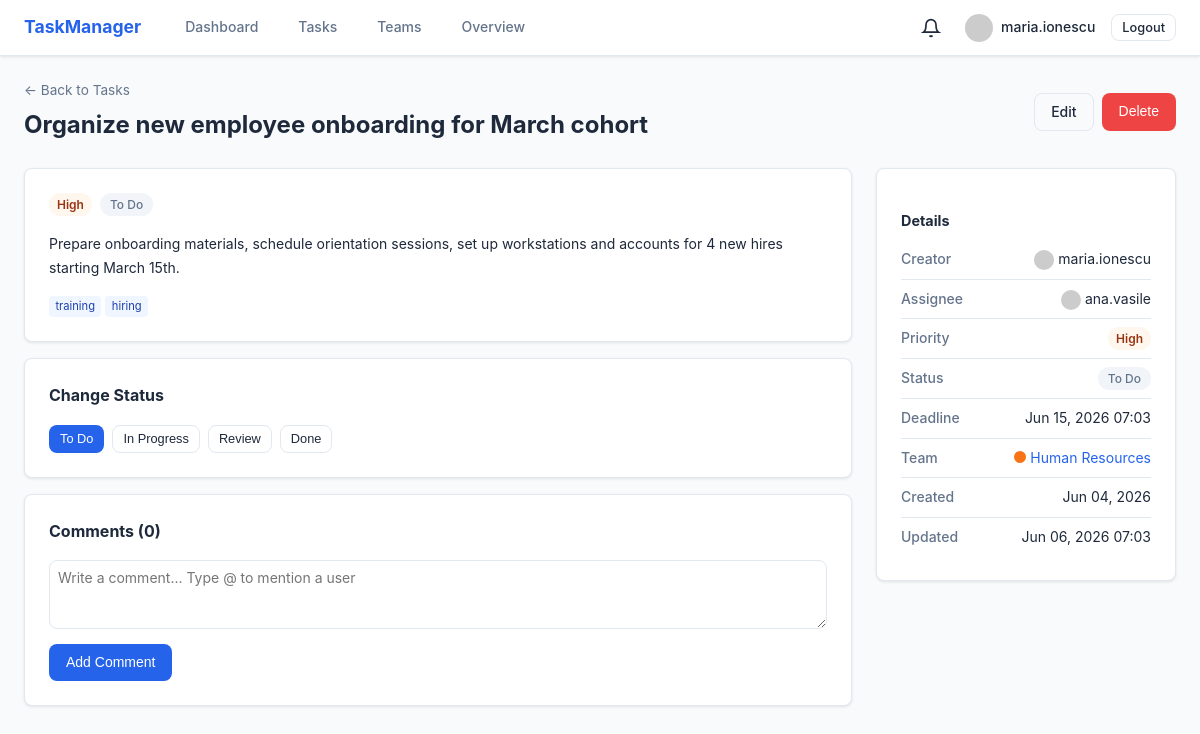
/tasks/2 (signed in), run on the app's committed database.
### models/user.py (models this page shows, shortened)
class User(UserMixin, db.Model):
    __tablename__ = 'users'
    id = db.Column(db.Integer, primary_key=True)
    username = db.Column(db.String(64), unique=True, nullable=False, index=True)
    email = db.Column(db.String(120), unique=True, nullable=False, index=True)
    password_hash = db.Column(db.String(128), nullable=False)
    full_name = db.Column(db.String(120), default='')
    job_title = db.Column(db.String(120), default='')
    department = db.Column(db.String(120), default='')
    bio = db.Column(db.Text, default='')
    role = db.Column(db.String(20), default='user')  # user, manager, admin
    is_active = db.Column(db.Boolean, default=True)
    notify_assignment = db.Column(db.Boolean, default=True)
    notify_comments = db.Column(db.Boolean, default=True)
    notify_deadlines = db.Column(db.Boolean, default=True)
    created_at = db.Column(db.DateTime, default=datetime.utcnow)
    last_seen = db.Column(db.DateTime, default=datetime.utcnow)
    tasks_created = db.relationship('Task', foreign_keys='Task.creator_id', backref='creator', lazy='dynamic')
    tasks_assigned = db.relationship('Task', foreign_keys='Task.assignee_id', backref='assignee', lazy='dynamic')
    comments = db.relationship('Comment', backref='author', lazy='dynamic')
    notifications = db.relationship('Notification', backref='user', lazy='dynamic')
    teams = db.relationship('Team', secondary=team_members, backref=db.backref('members', lazy='dynamic'))
    def gravatar(self, size=80):
        digest = hashlib.md5(self.email.lower().strip().encode()).hexdigest()
        return f'https://www.gravatar.com/avatar/{digest}?d=identicon&s={size}'
    @property
    def display_name(self):
        return self.full_name or self.username

### models/task.py (models this page shows, shortened)
class Task(db.Model):
    __tablename__ = 'tasks'
    id = db.Column(db.Integer, primary_key=True)
    title = db.Column(db.String(200), nullable=False)
    description = db.Column(db.Text, default='')
    priority = db.Column(db.String(20), default='medium')  # low, medium, high, critical
    status = db.Column(db.String(20), default='todo')  # todo, in_progress, review, done
    deadline = db.Column(db.DateTime, nullable=True)
    creator_id = db.Column(db.Integer, db.ForeignKey('users.id'), nullable=False)
    assignee_id = db.Column(db.Integer, db.ForeignKey('users.id'), nullable=True)
    team_id = db.Column(db.Integer, db.ForeignKey('teams.id'), nullable=True)
    created_at = db.Column(db.DateTime, default=datetime.utcnow)
    updated_at = db.Column(db.DateTime, default=datetime.utcnow, onupdate=datetime.utcnow)
    tags = db.relationship('Tag', secondary=task_tags, backref=db.backref('tasks', lazy='dynamic'))
    comments = db.relationship('Comment', backref='task', lazy='dynamic', cascade='all, delete-orphan')
    @property
    def is_overdue(self):
        if self.deadline and self.status != 'done':
            return datetime.utcnow() > self.deadline
        return False
    @property
    def priority_class(self):
        return {'low': 'success', 'medium': 'info', 'high': 'warning', 'critical': 'error'}.get(self.priority, 'info')
    @property
    def status_label(self):
        return {'todo': 'To Do', 'in_progress': 'In Progress', 'review': 'Review', 'done': 'Done'}.get(self.status, self.status)

class Tag(db.Model):
    __tablename__ = 'tags'
    id = db.Column(db.Integer, primary_key=True)
    name = db.Column(db.String(50), unique=True, nullable=False)

### models/team.py (models this page shows, shortened)
class Team(db.Model):
    __tablename__ = 'teams'
    id = db.Column(db.Integer, primary_key=True)
    name = db.Column(db.String(100), unique=True, nullable=False)
    description = db.Column(db.Text, default='')
    color = db.Column(db.String(7), default='#2563eb')  # hex color for badge
    lead_id = db.Column(db.Integer, db.ForeignKey('users.id'), nullable=True)
    created_at = db.Column(db.DateTime, default=datetime.utcnow)
    lead = db.relationship('User', foreign_keys=[lead_id], backref='led_teams')
    tasks = db.relationship('Task', backref='team', lazy='dynamic')

### routes/tasks.py (the view)
@tasks_bp.route('/<int:task_id>')
@login_required
def detail(task_id):
    task = Task.query.get_or_404(task_id)
    comments = Comment.query.filter_by(task_id=task_id, parent_id=None).order_by(Comment.created_at.asc()).all()
    users = User.query.filter_by(is_active=True).order_by(User.username).all()
    return render_template('tasks/detail.html', task=task, comments=comments, users=users)

### templates/tasks/detail.html (shortened to what this page needs)
{% extends "layouts/base.html" %}
{% block content %}
<div class="page-header">
    <div>
        <a href="{{ url_for('tasks.list_tasks') }}" class="link-back">&larr; Back to Tasks</a>
        <h1>{{ task.title }}</h1>
    </div>
    <div class="page-actions">
        {% if task.creator_id == current_user.id or current_user.role in ('manager', 'admin') %}
        <a href="{{ url_for('tasks.edit', task_id=task.id) }}" class="btn btn-outline">Edit</a>
        {% endif %}
        {% if task.creator_id == current_user.id or current_user.role == 'admin' %}
        <form method="POST" action="{{ url_for('tasks.delete', task_id=task.id) }}" class="inline-form"
              onsubmit="return confirm('Delete this task?')">
            <button type="submit" class="btn btn-danger">Delete</button>
        </form>
        {% endif %}
    </div>
</div>
<div class="task-detail-grid">
    <div class="task-main">
        <div class="card">
            <div class="task-meta-bar">
                <span class="badge badge-{{ task.priority_class }}">{{ task.priority }}</span>
                <span class="status-badge status-{{ task.status }}">{{ task.status_label }}</span>
            </div>
            {% if task.description %}
            <div class="task-description">{{ task.description }}</div>
            {% else %}
            <p class="text-muted">No description provided.</p>
            {% endif %}
            {% if task.tags %}
            <div class="task-tags" style="margin-top:1rem">
                {% for tag in task.tags %}<span class="tag">{{ tag.name }}</span>{% endfor %}
            </div>
            {% endif %}
        </div>
        <div class="card">
            <h3>Change Status</h3>
            <div class="status-buttons">
                {% for s, label in [('todo', 'To Do'), ('in_progress', 'In Progress'), ('review', 'Review'), ('done', 'Done')] %}
                <button class="btn btn-sm {{ 'btn-primary' if task.status == s else 'btn-outline' }}"
                        onclick="updateStatus({{ task.id }}, '{{ s }}')" data-status="{{ s }}">{{ label }}</button>
                {% endfor %}
            </div>
        </div>
        <div class="card">
            <h3>Comments ({{ task.comments.count() }})</h3>
            <form method="POST" action="{{ url_for('tasks.add_comment', task_id=task.id) }}" class="comment-form">
                <div class="mention-container">
                    <textarea name="content" rows="3" placeholder="Write a comment... Type @ to mention a user" required
                              class="mention-input" id="commentInput"></textarea>
                </div>
                <button type="submit" class="btn btn-primary">Add Comment</button>
            </form>
        </div>
    </div>
    <div class="task-sidebar">
        <div class="card">
            <h4>Details</h4>
            <div class="detail-row">
                <span class="detail-label">Creator</span>
                <span><img src="{{ task.creator.gravatar(20) }}" class="avatar-xs"> {{ task.creator.username }}</span>
            </div>
            <div class="detail-row">
                <span class="detail-label">Assignee</span>
                <span>
                    {% if task.assignee %}
                    <img src="{{ task.assignee.gravatar(20) }}" class="avatar-xs"> {{ task.assignee.username }}
                    {% else %}
                    <em class="text-muted">Unassigned</em>
                    {% endif %}
                </span>
            </div>
            <div class="detail-row">
                <span class="detail-label">Priority</span>
                <span class="badge badge-{{ task.priority_class }}">{{ task.priority }}</span>
            </div>
            <div class="detail-row">
                <span class="detail-label">Status</span>
                <span class="status-badge status-{{ task.status }}">{{ task.status_label }}</span>
            </div>
            <div class="detail-row">
                <span class="detail-label">Deadline</span>
                <span class="{{ 'overdue' if task.is_overdue }}">
                    {{ task.deadline.strftime('%b %d, %Y %H:%M') if task.deadline else 'None' }}
                </span>
            </div>
            <div class="detail-row">
                <span class="detail-label">Team</span>
                <span>
                    {% if task.team %}
                    <a href="{{ url_for('teams.detail', team_id=task.team.id) }}">
                        <span class="team-color-dot" style="background:{{ task.team.color }}"></span>
                        {{ task.team.name }}
                    </a>
                    {% else %}
                    <em class="text-muted">None</em>
                    {% endif %}
                </span>
            </div>
            <div class="detail-row">
                <span class="detail-label">Created</span>
                <span>{{ task.created_at.strftime('%b %d, %Y') }}</span>
            </div>
            <div class="detail-row">
                <span class="detail-label">Updated</span>
                <span>{{ task.updated_at.strftime('%b %d, %Y %H:%M') }}</span>
            </div>
        </div>
    </div>
</div>
{% endblock %}

### templates/layouts/base.html (shortened to what this page needs)
<!DOCTYPE html>
<html lang="en">
<head>
    <link rel="stylesheet" href="{{ url_for('static', filename='css/main.css') }}">
</head>
<body>
    {% if current_user.is_authenticated %}
    <nav class="navbar">
        <div class="nav-container">
            <a href="{{ url_for('dashboard.index') }}" class="nav-brand">TaskManager</a>
            <div class="nav-links">
                <a href="{{ url_for('dashboard.index') }}">Dashboard</a>
                <a href="{{ url_for('tasks.list_tasks') }}">Tasks</a>
                <a href="{{ url_for('teams.list_teams') }}">Teams</a>
                {% if current_user.role in ('manager', 'admin') %}
                <a href="{{ url_for('dashboard.overview') }}">Overview</a>
                {% endif %}
            </div>
            <div class="nav-right">
                <div class="notification-bell" id="notificationBell">
                    <svg width="20" height="20" viewBox="0 0 24 24" fill="none" stroke="currentColor" stroke-width="2"><path d="M18 8A6 6 0 0 0 6 8c0 7-3 9-3 9h18s-3-2-3-9"/><path d="M13.73 21a2 2 0 0 1-3.46 0"/></svg>
                </div>
                <a href="{{ url_for('profile.view') }}" class="nav-avatar">
                    <img src="{{ current_user.gravatar(32) }}" alt="{{ current_user.username }}" class="avatar-sm">
                    {{ current_user.username }}
                </a>
                <a href="{{ url_for('auth.logout') }}" class="btn btn-sm btn-outline">Logout</a>
            </div>
        </div>
    </nav>
    {% endif %}
    <main class="container">
        {% block content %}{% endblock %}
    </main>
</body>
</html>

### static/css/main.css (style rules this page uses)
*, *::before, *::after { box-sizing: border-box; margin: 0; padding: 0; }
:root { --primary: #2563eb; --primary-hover: #1d4ed8; --secondary: #10b981; --accent: #f59e0b; --bg: #f8fafc; --surface: #ffffff; --text: #1e293b; --text-muted: #64748b; --border: #e2e8f0; --success: #22c55e; --warning: #f97316; --error: #ef4444; --info: #3b82f6; --radius: 8px; --radius-sm: 4px; --shadow: 0 1px 3px rgba(0,0,0,.1); --shadow-md: 0 4px 6px rgba(0,0,0,.1); }
body { font-family: 'Inter', system-ui, -apple-system, sans-serif; background: var(--bg); color: var(--text); line-height: 1.6; font-size: 14px; }
a { color: var(--primary); text-decoration: none; }
.navbar { background: var(--surface); border-bottom: 1px solid var(--border); padding: 0 1.5rem; height: 56px; position: sticky; top: 0; z-index: 100; box-shadow: var(--shadow); }
.nav-container { max-width: 1200px; margin: 0 auto; display: flex; align-items: center; height: 100%; gap: 2rem; }
.nav-brand { font-weight: 700; font-size: 1.1rem; color: var(--primary); }
.nav-links { display: flex; gap: 1rem; flex: 1; }
.nav-links a { color: var(--text-muted); padding: .5rem .75rem; border-radius: var(--radius-sm); font-weight: 500; font-size: .875rem; }
.nav-right { display: flex; align-items: center; gap: 1rem; }
.nav-avatar { display: flex; align-items: center; gap: .5rem; color: var(--text); font-weight: 500; font-size: .875rem; }
.container { max-width: 1200px; margin: 0 auto; padding: 1.5rem; }
.card { background: var(--surface); border: 1px solid var(--border); border-radius: var(--radius); padding: 1.5rem; margin-bottom: 1rem; box-shadow: var(--shadow); }
.card h3 { margin-bottom: 1rem; font-size: 1rem; }
.card h4 { margin: 1rem 0 .5rem; font-size: .9rem; }
.btn { display: inline-flex; align-items: center; gap: .5rem; padding: .5rem 1rem; border-radius: var(--radius); border: 1px solid transparent; font-weight: 500; font-size: .875rem; cursor: pointer; transition: all .15s; text-decoration: none; line-height: 1.4; }
.btn-primary { background: var(--primary); color: #fff; }
.btn-outline { background: transparent; color: var(--text); border-color: var(--border); }
.btn-danger { background: var(--error); color: #fff; }
.btn-sm { padding: .25rem .625rem; font-size: .8rem; }
.inline-form { display: inline; }
.badge { display: inline-flex; align-items: center; padding: .125rem .5rem; border-radius: 9999px; font-size: .75rem; font-weight: 600; text-transform: capitalize; }
.badge-warning { background: #fff7ed; color: #9a3412; }
.status-badge { display: inline-flex; padding: .125rem .625rem; border-radius: 9999px; font-size: .75rem; font-weight: 500; }
.status-todo { background: #f1f5f9; color: var(--text-muted); }
.page-header { display: flex; justify-content: space-between; align-items: center; margin-bottom: 1.5rem; }
.page-header h1 { font-size: 1.5rem; }
.page-actions { display: flex; gap: .5rem; }
.link-back { font-size: .85rem; color: var(--text-muted); display: block; margin-bottom: .25rem; }
.avatar-xs { width: 20px; height: 20px; border-radius: 50%; vertical-align: middle; }
.avatar-sm { width: 28px; height: 28px; border-radius: 50%; vertical-align: middle; }
.task-tags { display: flex; gap: .25rem; flex-wrap: wrap; margin-top: .375rem; }
.tag { background: #eff6ff; color: #1e40af; padding: .1rem .4rem; border-radius: var(--radius-sm); font-size: .7rem; }
.task-detail-grid { display: grid; grid-template-columns: 1fr 300px; gap: 1.5rem; }
.task-description { white-space: pre-wrap; line-height: 1.7; }
.task-meta-bar { display: flex; gap: .5rem; margin-bottom: 1rem; }
.status-buttons { display: flex; gap: .5rem; flex-wrap: wrap; }
.detail-row { display: flex; justify-content: space-between; padding: .5rem 0; border-bottom: 1px solid var(--border); font-size: .875rem; }
.detail-row:last-child { border-bottom: none; }
.detail-label { color: var(--text-muted); font-weight: 500; }
.mention-container { position: relative; }
.comment-form { margin-top: 1rem; }
.comment-form textarea, .reply-form textarea { width: 100%; padding: .5rem; border: 1px solid var(--border); border-radius: var(--radius); font-family: inherit; font-size: .875rem; margin-bottom: .5rem; }
.notification-bell { position: relative; cursor: pointer; padding: .5rem; display: flex; align-items: center; }
.team-color-dot { width: 12px; height: 12px; border-radius: 50%; display: inline-block; flex-shrink: 0; }

### data on the page
User: username "maria.ionescu", creator.username "maria.ionescu"
Task: title "Organize new employee onboarding for March cohort", priority "High", status_label "To Do", description "Prepare onboarding materials, schedule orientation sessions, set up workstations and accounts for 4 new hires starting March 15th.", deadline "Jun 15, 2026 07:03", created_at "Jun 04, 2026", updated_at "Jun 06, 2026 07:03"
Tag: name "training"
Tag: name "hiring"
User: assignee.username "ana.vasile"
Team: team.name "Human Resources"

### other printed values
{{ label }} "To Do" "In Progress" "Review" "Done"
{{ task.comments.count() }} "0"
